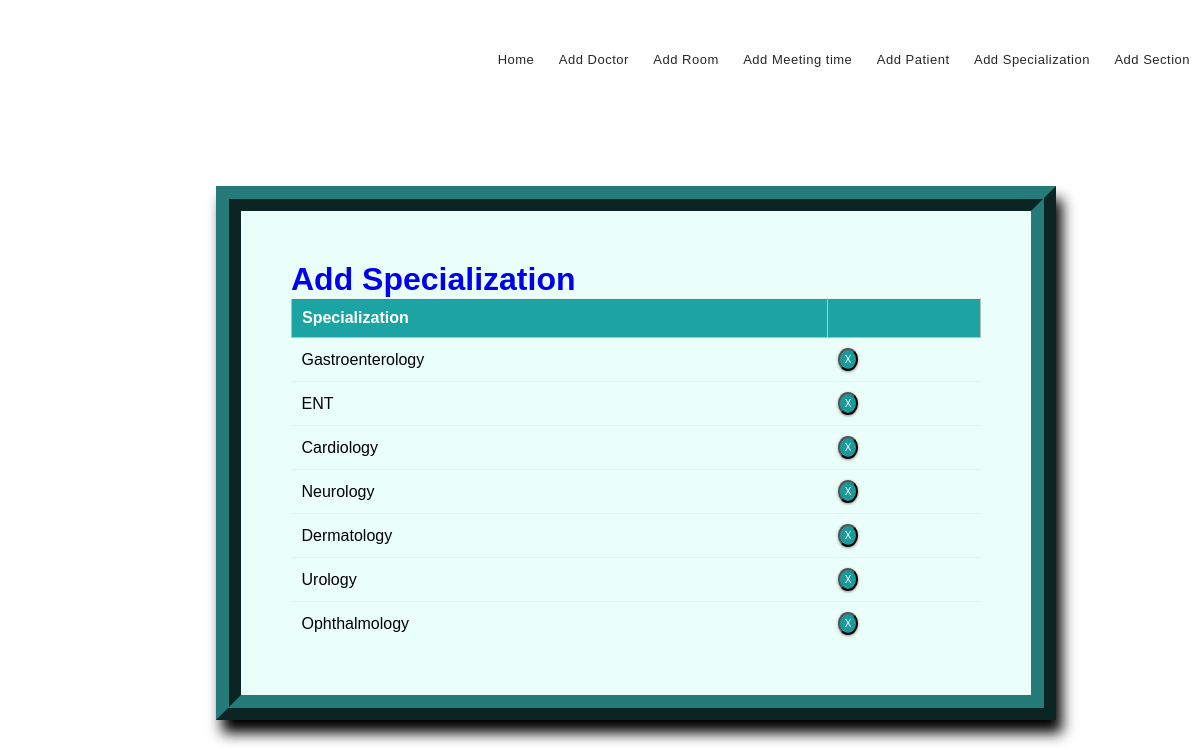
/department_list/, run on the app's committed database.
### mm1/models.py (models this page shows, shortened)
class Department(models.Model):
    spec_name = models.CharField(max_length=50)
    patients = models.ManyToManyField(Course)

### mm1/views.py (the view)
# urls.py: path('department_list/', views.department_list, name='editdepartment'),
def department_list(request):
    context = {
        'departments': Department.objects.all()
    }
    return render(request, 'deptlist.html', context)

### templates/deptlist.html (shortened to what this page needs)
{% extends 'base.html' %}
{% block content %}
{% load static %}
<fieldset class="fieldset">
    <a href="{% url 'adddepartment'%}"><h1 class="tablink" onclick="openPage('new')" id="defaultOpen">Add Specialization</h1></a>
    <div class="tabcontent" id="edit">
        <table class="table1">
            <thead>
            <tr class="table-headers">
            <th>Specialization</th>
            <th  class="empty"></th>
            </tr>
            </thead>
            <tbody>
            {% for dept in departments %}
            <tr>
             <td>{{dept.spec_name}}</td>
             <td class="empty">
                <form action="{% url 'deletedepartment' dept.id %}" method="post">
                        <input type="submit" value="X" class="cross">
                </form>
             </td>
             </tr>
            {% endfor %}
            </tbody>
        </table>
    </div>
</fieldset>
{% endblock %}

### static/CSS/style.css (style rules this page uses)
* { margin: 0; padding: 0; box-sizing: border-box; font-family: sans-serif; }
html { scroll-behavior: smooth; }
a { text-decoration: none; }
.table2 td, th { border: 1px solid rgb(190, 190, 190); padding: 10px 20px; }
.table1 { width: 100%; border-collapse: collapse; text-align: left; overflow: hidden; }
.table1 td, th { border-top: 1px solid #ECF0F1; padding: 10px; }
.table1 th { background-color: #1ca4a4; color: #fff; }
.cross { border-radius: 50%; font-size: 10px; box-shadow: 0px 1px 3px 0px #9e9292; padding: 4px 5px; color: #fff; background-color: #1a9a9a; cursor: pointer; }
.fieldset { margin-top: 3%; margin-left: 18%; margin-right: 12%; padding: 50px; border-width: 25px; border-style: ridge; border-color: #257a7a; box-shadow: 6px 13px 13px 0px black; background-color: #ebfffa; }

### data on the page
Department: spec_name "Gastroenterology"
Department: spec_name "ENT"
Department: spec_name "Cardiology"
Department: spec_name "Neurology"
Department: spec_name "Dermatology"
Department: spec_name "Urology"
Department: spec_name "Ophthalmology"
